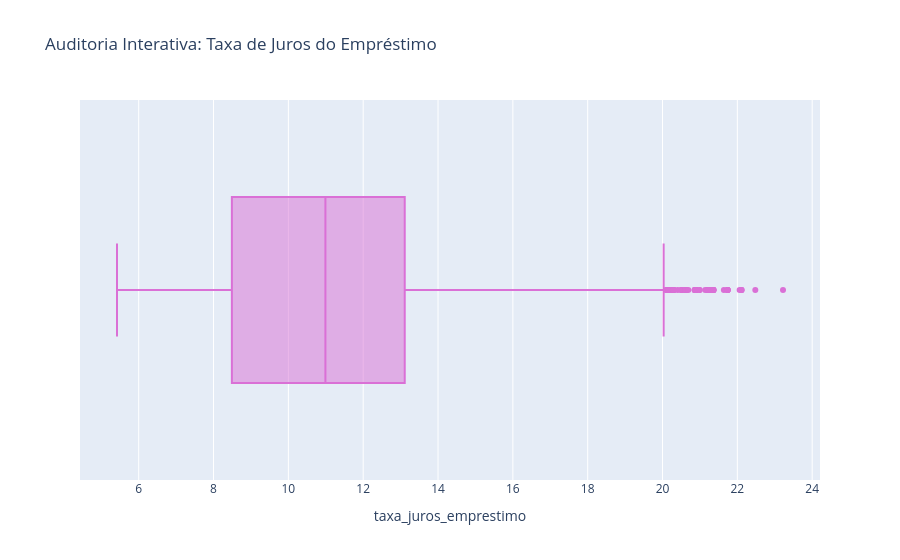

The notebook cell saved with this chart:
### Code cell
import plotly.express as px

fig_juros = px.box(
    df, 
    x="taxa_juros_emprestimo", 
    title="Auditoria Interativa: Taxa de Juros do Empréstimo",
    points="outliers"
)
fig_juros.update_traces(marker_color='orchid')
fig_juros.show()

### Figure 1 — Plotly figure (JSON) as saved in the notebook; plotly's stock layout.template omitted (floating-point values rounded to 4 significant figures; data arrays with more than 128 entries replaced by an {"elided": "..."} marker saying what was removed)
{"data": [{"alignmentgroup": "True", "boxpoints": "outliers", "hovertemplate": "taxa_juros_emprestimo=%{x}<extra></extra>", "legendgroup": "", "marker": {"color": "orchid"}, "name": "", "notched": false, "offsetgroup": "", "orientation": "h", "showlegend": false, "type": "box", "x": {"elided": "32416 float values"}, "x0": " ", "xaxis": "x", "y0": " ", "yaxis": "y"}], "layout": {"boxmode": "group", "legend": {"tracegroupgap": 0}, "title": {"text": "Auditoria Interativa: Taxa de Juros do Empréstimo"}, "xaxis": {"anchor": "y", "domain": [0, 1], "title": {"text": "taxa_juros_emprestimo"}}, "yaxis": {"anchor": "x", "domain": [0, 1]}}}
